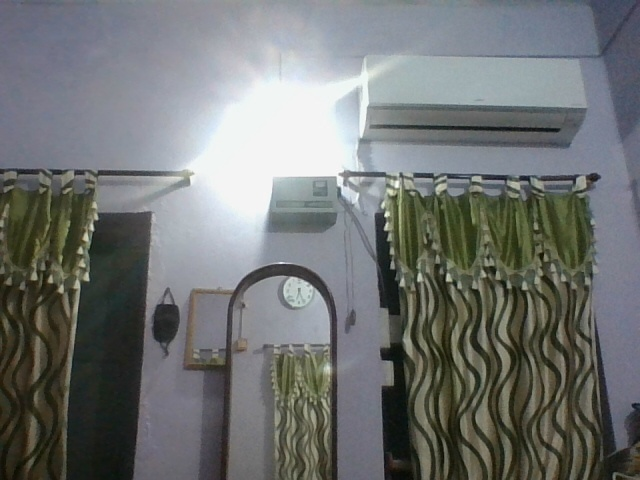
#> input picture image.jpg, 640 x 480 px
$ python invivbility_cloak.py
#> lines starting #> are read from the running program, lines starting #| are printed output that depends on the picture; after the words box and inside, x2 and y2 are one past the last pixel; in counts of white or black regions, pixels touching at a corner belong together
import cv2
import numpy as np

cap = cv2.VideoCapture(0)
back = cv2.imread('image.jpg')
#> back is the input picture: shape (480, 640, 3); mean B, G, R 115, 115.8, 112.8

while cap.isOpened():
    ret, frame = cap.read()
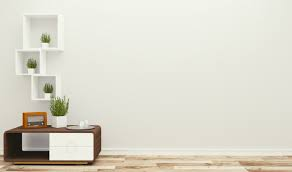
#> input picture image.jfif, 292 x 172 px, given in place of the camera
#> frame is the input picture: shape (172, 292, 3); mean B, G, R 203.8, 216.1, 218.9
    if ret:
        #convert hsv
        hsv = cv2.cvtColor(frame, cv2.COLOR_BGR2HSV)
#> hsv: shape (172, 292, 3); mean H, S, V 28.4, 21.9, 219.3
        #cv2.imshow('hsv', hsv)
        #bgr: np.uint8([[0,0,255]])
        l_red = np.array([0, 120, 120])
        u_red = np.array([10, 255, 255])

        #all the values that are red given below for the mask
        mask = cv2.inRange(hsv, l_red, u_red)
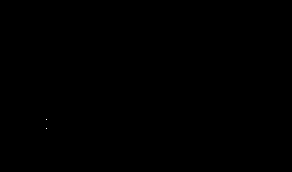
#> mask: shape (172, 292); 0% white in thin lines or dots, all inside (x1, y1, x2, y2) = (46, 119, 47, 129)
        #cv2.imshow('mask', mask)

#> (the run stopped early here; a loop or call above may not have finished)
